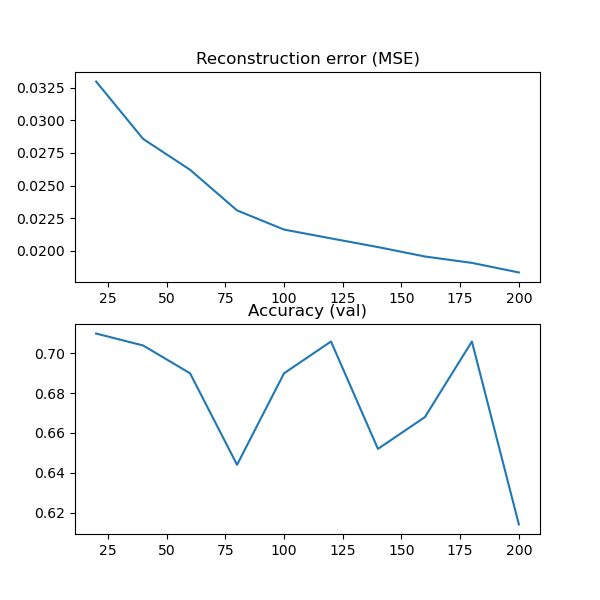

The Python source for this figure:
import numpy as np
from torch.utils.data import Dataset
from torch.utils.data import DataLoader
import sys
import random
import torch
import torch.nn as nn
from torch import optim
import os
import torchvision.transforms as transforms
from sklearn.manifold import TSNE
from sklearn.cluster import MiniBatchKMeans
# os.environ["CUDA_VISIBLE_DEVICES"] = '2'

def count_parameters(model, only_trainable=False):
    if only_trainable:
        return sum(p.numel() for p in model.parameters() if p.requires_grad)
    else:
        return sum(p.numel() for p in model.parameters())

def same_seeds(seed):
    torch.manual_seed(seed)
    if torch.cuda.is_available():
        torch.cuda.manual_seed(seed)
        torch.cuda.manual_seed_all(seed)  # if you are using multi-GPU.
    np.random.seed(seed)  # Numpy module.
    random.seed(seed)  # Python random module.
    torch.backends.cudnn.benchmark = False
    torch.backends.cudnn.deterministic = True

def preprocess(image_list):
    image_list = np.array(image_list)
    # image_list = np.transpose(image_list, (0, 3, 1, 2)) # (-1, 32, 32, 3) to (-1, 3, 32, 32)
    # image_list = (image_list / 255.0) * 2 - 1   # Normalize to (-1, 1)
    # image_list = image_list.astype(np.float32)
    return image_list

class Image_Dataset(Dataset):
    def __init__(self, image_list):
        self.image_list = image_list
    def __len__(self):
        return len(self.image_list)
    def __getitem__(self, idx):
        images = self.image_list[idx]
        self.transform = transforms.Compose([
                            transforms.ToPILImage(),
                            # transforms.RandomCrop(32, pad_if_needed=True, padding_mode='symmetric'),
                            transforms.RandomHorizontalFlip(),
                            # transforms.RandomVerticalFlip(),
                            # transforms.RandomRotation(15),
                            transforms.ToTensor()
                        ])
        images = self.transform(images)
        # if idx == 0:
        #     print(images)
        return images

class AE(nn.Module):
    def __init__(self):
        super(AE, self).__init__()
        
        self.encoder = nn.Sequential(
            nn.Conv2d(3, 64, 3, stride=1, padding=1),
            nn.ReLU(True),
            nn.MaxPool2d(2),
            nn.Conv2d(64, 128, 3, stride=1, padding=1),
            nn.ReLU(True),
            nn.MaxPool2d(2),
            nn.Conv2d(128, 256, 3, stride=1, padding=1),
            nn.ReLU(True),
            nn.MaxPool2d(2),
            nn.Conv2d(256, 512, 3, stride=1, padding=1),
            nn.ReLU(True),
            nn.MaxPool2d(2),         
        )

        self.fc = nn.Sequential(
            nn.Linear(512*2*2, 512),
            nn.Dropout(0.5),
            nn.ReLU(True),
            # nn.Linear(512, 256),
            # nn.Dropout(0.5),
            # nn.ReLU(True),
        )

        self.defc = nn.Sequential(
            # nn.Linear(256, 1024),
            # nn.Dropout(0.5),
            # nn.ReLU(True),
            nn.Linear(512, 512*2*2),
            nn.Dropout(0.5),
            nn.ReLU(True),
        )
 
        self.decoder = nn.Sequential(
            nn.ConvTranspose2d(512, 256, 3, stride=1),
            nn.ReLU(True),
            nn.ConvTranspose2d(256, 128, 5, stride=1),
            nn.ReLU(True),
            nn.ConvTranspose2d(128, 64, 9, stride=1),
            nn.ReLU(True),
            nn.ConvTranspose2d(64, 3, 17, stride=1),
            nn.Tanh()
        )

    def forward(self, x):
        x1 = self.encoder(x)
        x1 = self.fc(x1.view(x1.size()[0], -1))
        x = self.defc(x1)
        x  = self.decoder(x.view(x1.size()[0], 512, 2, 2))
        # x = self.decoder(x1)
        return x1, x
def cal_acc(gt, pred):
    """ Computes categorization accuracy of our task.
    Args:
      gt: Ground truth labels (9000, )
      pred: Predicted labels (9000, )
    Returns:
      acc: Accuracy (0~1 scalar)
    """
    # Calculate Correct predictions
    correct = np.sum(gt == pred)
    acc = correct / gt.shape[0]
    # 因為是 binary unsupervised clustering，因此取 max(acc, 1-acc)
    return max(acc, 1-acc)
def inference(X, model, batch_size=256):
    X = preprocess(X)
    dataset = Image_Dataset(X)
    dataloader = DataLoader(dataset, batch_size=batch_size, shuffle=False)
    latents = []
    for i, x in enumerate(dataloader):
        x = torch.FloatTensor(x)
        vec, img = model(x.cuda())
        if i == 0:
            latents = vec.view(img.size()[0], -1).cpu().detach().numpy()
        else:
            latents = np.concatenate((latents, vec.view(img.size()[0], -1).cpu().detach().numpy()), axis = 0)
    # print('Latents Shape:', latents.shape)
    return latents

def predict(latents):
    # First Dimension Reduction
    # transformer = KernelPCA(n_components=128, kernel='rbf', random_state = 0, n_jobs=-1)
    # kpca = transformer.fit_transform(latents)
    # print('First Reduction Shape:', kpca.shape)

    # Second Dimesnion Reduction
    X_embedded = TSNE(n_components=2, random_state = 0, n_jobs = -1).fit_transform(latents)
    # print('Second Reduction Shape:', X_embedded.shape)

    # Clustering
    pred = MiniBatchKMeans(n_clusters=2, random_state=0).fit(X_embedded)
    pred = [int(i) for i in pred.labels_]
    pred = np.array(pred)
    return pred, X_embedded
# directories
train_dir = sys.argv[1]
# checkpoint_dir = sys.argv[2]

# load data
trainX = np.load(train_dir)
trainX_preprocessed = preprocess(trainX)
img_dataset = Image_Dataset(trainX_preprocessed)

# fix random
same_seeds(0)

# load model
model = AE().cuda()
criterion = nn.MSELoss()
optimizer = torch.optim.Adam(model.parameters(), lr=1e-5, weight_decay=1e-5)

model.train()
n_epoch = 200

# 準備 dataloader, model, loss criterion 和 optimizer
img_dataloader = DataLoader(img_dataset, batch_size=64, shuffle=True)

min_loss = np.Infinity
valX = np.load('/tmp2/b06902069/valX.npy')
valY = np.load('/tmp2/b06902069/valY.npy')
mse_loss = []
val_acc = []
epo = []
# 主要的訓練過程
for epoch in range(n_epoch):
    total_num = 0
    total_loss = 0
    for data in img_dataloader:
        img = data
        img = img.cuda()

        output1, output = model(img)
        loss = criterion(output, img)
        
        optimizer.zero_grad()
        loss.backward()
        optimizer.step()
        # if (epoch+1) % 10 == 0:
        #     torch.save(model.state_dict(), './checkpoints/checkpoint_{}.pth'.format(epoch+1))
        total_num += len(data)
        total_loss += loss.item() * len(data)
    print('epoch [{}/{}], loss:{:.5f}'.format(epoch+1, n_epoch, total_loss/total_num))
    if (epoch + 1) % 20 == 0:
        epo.append(epoch + 1)
        mse_loss.append(total_loss/total_num)
        # total_loss = min_loss
        # 儲存 model
        # torch.save(model.state_dict(), 'checkpoint_{:3d}')
        latents = inference(X=valX, model=model)
        pred, X_embedded = predict(latents)
        acc_latent = cal_acc(valY, pred)
        val_acc.append(acc_latent)
        print('The clustering accuracy is:', acc_latent)
import matplotlib.pyplot as plt
plt.figure(figsize=(6,6))
plt.subplot(211, title='Reconstruction error (MSE)').plot(epo, mse_loss)
plt.subplot(212, title='Accuracy (val)').plot(epo, val_acc)
plt.show()
plt.savefig('Q3.png')